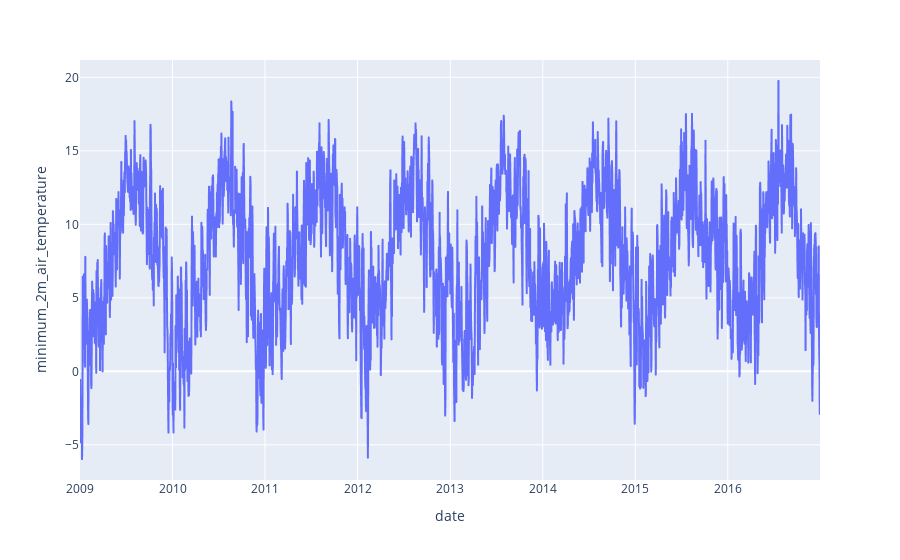

The code cell stored with this chart in its notebook:
### Code cell
px.line(merged_df, x="date", y="minimum_2m_air_temperature")

### Figure 1 — Plotly figure (JSON) as saved in the notebook; plotly's stock layout.template omitted (floating-point values rounded to 4 significant figures; data arrays with more than 128 entries replaced by an {"elided": "..."} marker saying what was removed)
{"data": [{"hovertemplate": "date=%{x}<br>minimum_2m_air_temperature=%{y}<extra></extra>", "legendgroup": "", "line": {"color": "#636efa", "dash": "solid"}, "marker": {"symbol": "circle"}, "mode": "lines", "name": "", "showlegend": false, "type": "scattergl", "x": {"elided": "2921 str values"}, "xaxis": "x", "y": {"elided": "2921 float values"}, "yaxis": "y"}], "layout": {"legend": {"tracegroupgap": 0}, "margin": {"t": 60}, "xaxis": {"anchor": "y", "domain": [0, 1], "title": {"text": "date"}}, "yaxis": {"anchor": "x", "domain": [0, 1], "title": {"text": "minimum_2m_air_temperature"}}}}
